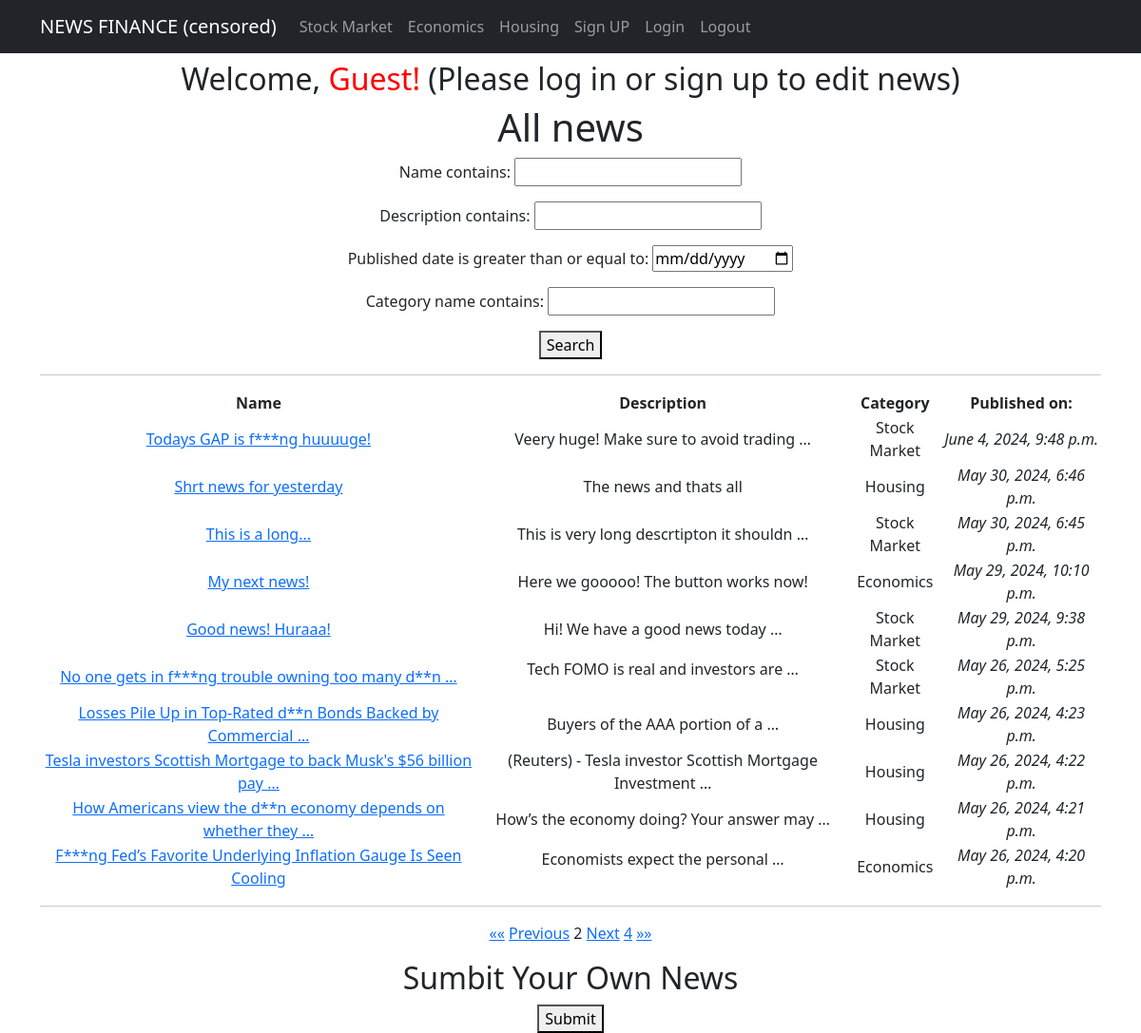
/news/?&page=2, run on the app's committed database.
### app/models.py (models this page shows, shortened)
class News(models.Model):
    name = models.CharField(max_length=150, unique=True)
    description = models.TextField()
    published_date = models.DateTimeField(auto_now_add=True)
    category = models.ForeignKey(to='Category', on_delete=models.CASCADE, related_name='news')
    class Meta:
        verbose_name_plural = "News"

class Category(models.Model):
    name = models.CharField(max_length=100, unique=True)
    class Meta:
        verbose_name_plural = "Categories"

### app/views.py (the view)
# urls.py: path('news/', NewsList.as_view(), name='news_list'),  # General news page
class NewsList(ListView):
    model = News
    ordering = ['-published_date']
    template_name = 'news_list.html'
    context_object_name = 'news_list'
    paginate_by = 10     # number of entries per page
    def get_queryset(self):
        queryset = super().get_queryset()
        self.filterset = NewsFilter(self.request.GET, queryset)
        return self.filterset.qs
    def get_context_data(self, **kwargs):
        context = super().get_context_data(**kwargs)
        context['filterset'] = self.filterset
        return context

### app/templatetags/custom_filters.py (called while the page is built)
@register.filter(name='censor_bad_words')
def censor_bad_words(value):
    words = value.split()
    censored_words = [BAD_WORDS.get(word, word) for word in words]
    return ' '.join(censored_words)

### templates/news_list.html (shortened to what this page needs)
{% extends 'flatpages/default.html' %}
{% load custom_filters %}
{% block content %}
<h1>All news</h1>
   <form method="get">
       {{ filterset.form.as_p }}
       <button type="submit">Search</button>
   </form>
<hr>
<table>
       <tr>
           <td><strong>Name</strong></td>
           <td><strong>Description</strong></td>
           <td><strong>Category</strong></td>
           <td><strong>Published on:</strong></td>
       </tr>
       {% for news_list in news_list %}
       <tr>
           <td>
                <a href="{% url 'news_detail' news_list.id %}">{{ news_list.name|censor_bad_words|truncatewords:10 }}</a>
           </td>
           <td>{{ news_list.description|truncatewords:7|safe }}</td>
           <td>{{ news_list.category.name }}</td>
           <td><i>{{ news_list.published_date }}</i></td>
       </tr>
       {% endfor %}
</table>
<hr>
<a href="?page=1">&laquo;&laquo;</a>
{% if page_obj.has_previous %}
    <a href="?{{ request.GET.urlencode }}&page={{ page_obj.previous_page_number }}">Previous</a>
{% endif %}
{{ page_obj.number }}
{% if page_obj.has_next %}
    <a href="?{{ request.GET.urlencode }}&page={{ page_obj.next_page_number }}">Next</a>
    {% if paginator.num_pages != page_obj.next_page_number %}
        <a href="?page={{ page_obj.paginator.num_pages }}">{{ page_obj.paginator.num_pages }}</a>
    {% endif %}
{% endif %}
<a href="?page={{ page_obj.paginator.num_pages }}">&raquo;&raquo;</a>
<h2> Sumbit Your Own News </h2>
<a href="{% url 'create' %}"><button type="button">Submit</button>
</a>
{% endblock content %}

### data on the page
News: name|censor_bad_words "Todays GAP is f***ng huuuuge!", description "Veery huge! Make sure to avoid trading …", category.name "Stock Market", published_date "June 4, 2024, 9:48 p.m."
News: name|censor_bad_words "Shrt news for yesterday", description "The news and thats all", category.name "Housing", published_date "May 30, 2024, 6:46 p.m."
News: name|censor_bad_words "This is a long...", description "This is very long descrtipton it shouldn …", category.name "Stock Market", published_date "May 30, 2024, 6:45 p.m."
News: name|censor_bad_words "My next news!", description "Here we gooooo! The button works now!", category.name "Economics", published_date "May 29, 2024, 10:10 p.m."
News: name|censor_bad_words "Good news! Huraaa!", description "Hi! We have a good news today …", category.name "Stock Market", published_date "May 29, 2024, 9:38 p.m."
News: name|censor_bad_words "No one gets in f***ng trouble owning too many d**n …", description "Tech FOMO is real and investors are …", category.name "Stock Market", published_date "May 26, 2024, 5:25 p.m."
News: name|censor_bad_words "Losses Pile Up in Top-Rated d**n Bonds Backed by Commercial …", description "Buyers of the AAA portion of a …", category.name "Housing", published_date "May 26, 2024, 4:23 p.m."
News: name|censor_bad_words "Tesla investors Scottish Mortgage to back Musk's $56 billion pay …", description "(Reuters) - Tesla investor Scottish Mortgage Investment …", category.name "Housing", published_date "May 26, 2024, 4:22 p.m."
News: name|censor_bad_words "How Americans view the d**n economy depends on whether they …", description "How’s the economy doing? Your answer may …", category.name "Housing", published_date "May 26, 2024, 4:21 p.m."
News: name|censor_bad_words "F***ng Fed’s Favorite Underlying Inflation Gauge Is Seen Cooling", description "Economists expect the personal …", category.name "Economics", published_date "May 26, 2024, 4:20 p.m."

### other printed values
{{ page_obj.number }} "2"
{{ page_obj.paginator.num_pages }} "4"
